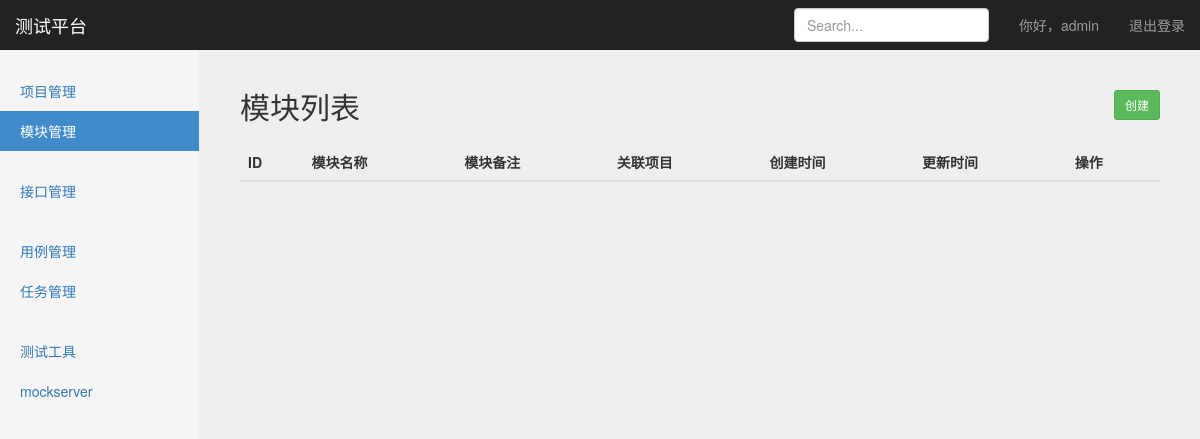
/project/project_module/ (signed in), run on an earlier commit of the app's database.
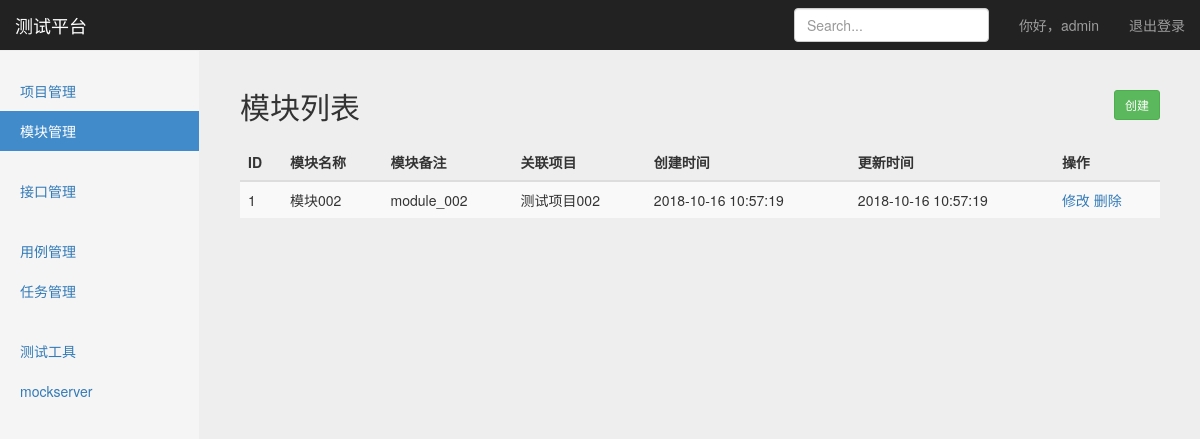
And on a later commit of the database.
### project_app/models.py (models this page shows, shortened)
class Module(models.Model):
	project = models.ForeignKey(Project, on_delete=models.CASCADE)
	name = models.CharField('名称', max_length=100, blank=False, default='')
	describe = models.TextField('备注', default='')
	create_time = models.DateTimeField('创建时间', auto_now=True)
	update_time = models.DateTimeField('更新时间', auto_now=True)

class Project(models.Model):
	name = models.CharField('名称', max_length=100, blank=False, null=True)
	describe = models.TextField('备注', default='')
	status = models.BooleanField('状态', default=True)
	create_time = models.DateTimeField('创建时间', auto_now=True)
	update_time = models.DateTimeField('更新时间', auto_now=True)
	def __str__(self):
		return self.name

### project_app/views/project_module_views.py (the view)
# urls.py: path('project_module/', project_module_views.project_module), #模块管理
@login_required
def project_module(request):
	username = request.session.get('user', '')  # 用session
	modules = Module.objects.order_by('-update_time')  # 查出项目模块，并按照更新时间倒序
	return render(request, 'project_module/project_module.html', {
		'user': username,
		'modules': modules,
		'type': 'list'
	})

### templates/project_module/project_module.html (shortened to what this page needs)
{% extends 'base.html' %}
{% block head %}
    <div class="container-fluid">
      <div class="row">
        <div class="col-sm-3 col-md-2 sidebar">
          <ul class="nav nav-sidebar">
            <li><a href="/project/project_manage/">项目管理</a></li>
            <li class="active"><a href="/project/project_module/">模块管理</a></li>
          </ul>
          <ul class="nav nav-sidebar">
            <li><a href="">接口管理</a></li>
          </ul>
          <ul class="nav nav-sidebar">
            <li><a href="">用例管理</a></li>
            <li><a href="">任务管理</a></li>
          </ul>
          <ul class="nav nav-sidebar">
            <li><a href="">测试工具</a></li>
            <li><a href="">mockserver</a></li>
          </ul>
        </div>
        {% if type == 'list' %}
          <div class="col-sm-9 col-sm-offset-3 col-md-10 col-md-offset-2 main">
          <h2 class="sub-header">模块列表
              <button type="button" onclick="window.location.href='/project/project_module_create/'" class="btn btn-sm btn-success" style="float:right">创建</button>
          </h2>
          <div class="table-responsive">
            <table class="table table-striped">
              <thead>
                <tr>
                  <th>ID</th>
                  <th>模块名称</th>
                  <th>模块备注</th>
                  <th>关联项目</th>
                  <th>创建时间</th>
                  <th>更新时间</th>
                  <th>操作</th>
                </tr>
              </thead>
              <tbody>
                {% for module in modules %}
                <tr>
                  <td>{{ module.id }}</td>
                  <td>{{ module.name }}</td>
                  <td>{{ module.describe }}</td>
                  <td>{{ module.project }}</td>
                  <td>{{ module.create_time|date:"Y-m-d H:i:s" }}</td>
                  <td>{{ module.update_time|date:"Y-m-d H:i:s" }}</td>
                  <td>
                      <a href="/project/project_module_update/{{ module.id }}/">修改</a>
                      <a href="/project/project_module_delete/{{ module.id }}/">删除</a>
                  </td>
                </tr>
                {% endfor %}
              </tbody>
            </table>
          </div>
        </div>
        {% endif %}
      </div>
    </div>
{% endblock %}

What changed in the data, as far as the page shows it:
added Module: id "1", name "模块002", describe "module_002", project "测试项目002", create_time "2018-10-16 10:57:19", update_time "2018-10-16 10:57:19"
